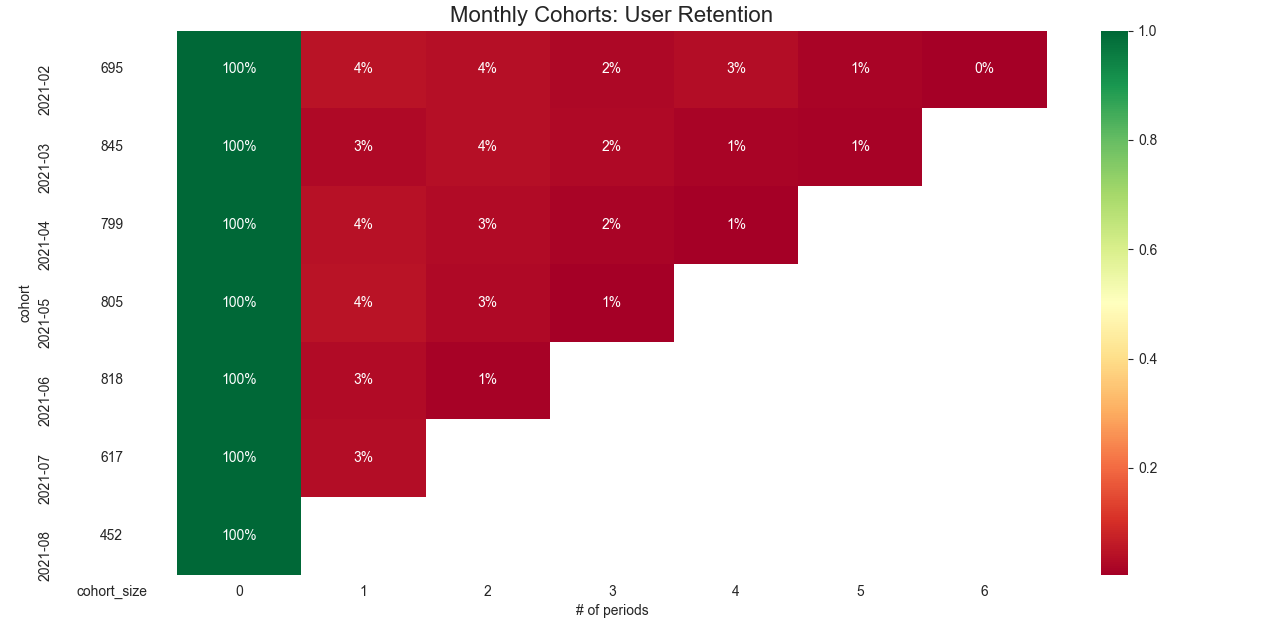

Reproduce this figure in Python.
import pandas as pd
import numpy as np
import matplotlib.pyplot as plt
import warnings
import seaborn as sns
from operator import attrgetter
import matplotlib.colors as mcolors

df = pd.read_csv('orders_02.csv',
                   dtype={'user_id': str,
                          'order_id': str},
                   parse_dates=['received_at'], 
                   infer_datetime_format=True)

#df = df.loc[df['created_at'] >= '2021-01-01 00:00:00' ]

#print(df)
#df.head()
n_orders = df.groupby(['user_id'])['order_id'].nunique()
mult_orders_perc = np.sum(n_orders > 1) / df['user_id'].nunique()
print(f'{100 * mult_orders_perc:.2f}% of customers ordered more than once.')

#Generate Plot/Chart
ax = sns.distplot(n_orders, kde=False, hist=True)
#ax = sns.histplot(n_orders, color="red", label="100% Equities", kde=True, stat="density", linewidth=0)
ax.set(title='Distribution of number of orders per customer',
       xlabel='# of orders', 
       ylabel='# of customers')
#plt.title("Histogram for Total Bill")
#plt.show()

#Cohort Analysis
df = df[['user_id', 'order_id', 'received_at']].drop_duplicates()

df['order_month'] = df['received_at'].dt.to_period('M')
df['cohort'] = df.groupby('user_id')['received_at'] \
                 .transform('min') \
                 .dt.to_period('M') 

df_cohort = df.groupby(['cohort', 'order_month']) \
              .agg(n_customers=('user_id', 'nunique')) \
              .reset_index(drop=False)
df_cohort['period_number'] = (df_cohort.order_month - df_cohort.cohort).apply(attrgetter('n'))

cohort_pivot = df_cohort.pivot_table(index = 'cohort',
                                     columns = 'period_number',
                                     values = 'n_customers')

cohort_size = cohort_pivot.iloc[:,0]
retention_matrix = cohort_pivot.divide(cohort_size, axis = 0)

with sns.axes_style("white"):
    fig, ax = plt.subplots(1, 2, figsize=(12, 8), sharey=True, gridspec_kw={'width_ratios': [1, 11]})
    
    # retention matrix
    sns.heatmap(retention_matrix, 
                mask=retention_matrix.isnull(), 
                annot=True, 
                fmt='.02%', 
                cmap='RdYlGn', 
                ax=ax[1])
    ax[1].set_title('Monthly Cohorts: User Retention', fontsize=16)
    ax[1].set(xlabel='# of periods',
              ylabel='')

    # cohort size
    cohort_size_df = pd.DataFrame(cohort_size).rename(columns={0: 'cohort_size'})
    white_cmap = mcolors.ListedColormap(['white'])
    sns.heatmap(cohort_size_df, 
                annot=True, 
                cbar=False, 
                fmt='g', 
                cmap=white_cmap, 
                ax=ax[0])

    fig.tight_layout()

    plt.show()
